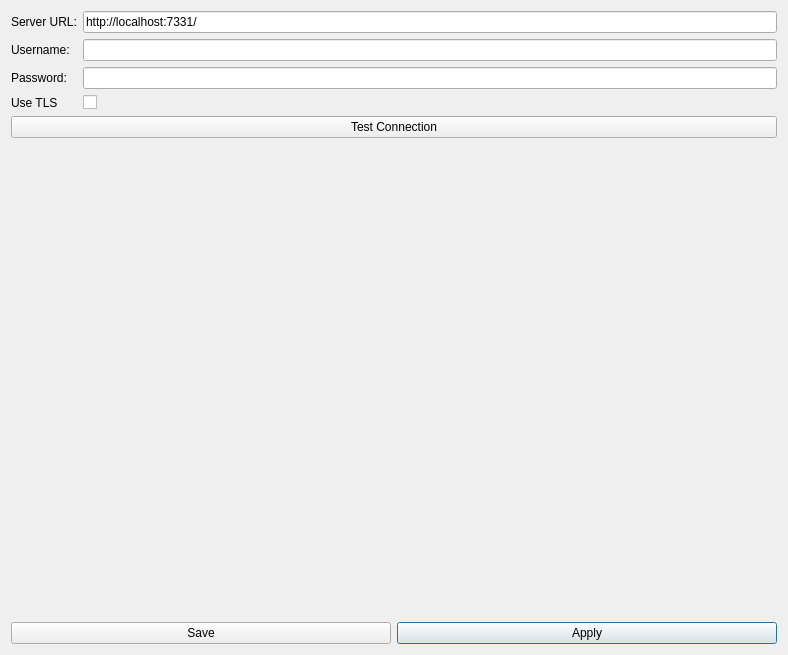
<?xml version="1.0" encoding="UTF-8"?>
<ui version="4.0">
 <class>Dialog</class>
 <widget class="QDialog" name="Dialog">
  <property name="geometry">
   <rect>
    <x>0</x>
    <y>0</y>
    <width>788</width>
    <height>655</height>
   </rect>
  </property>
  <property name="windowTitle">
   <string>Settings</string>
  </property>
  <layout class="QGridLayout" name="gridLayout">
   <item row="2" column="0">
    <spacer name="verticalSpacer">
     <property name="orientation">
      <enum>Qt::Vertical</enum>
     </property>
     <property name="sizeHint" stdset="0">
      <size>
       <width>20</width>
       <height>40</height>
      </size>
     </property>
    </spacer>
   </item>
   <item row="0" column="0" colspan="2">
    <layout class="QFormLayout" name="formLayout">
     <item row="0" column="0">
      <widget class="QLabel" name="label">
       <property name="text">
        <string>Server URL:</string>
       </property>
      </widget>
     </item>
     <item row="0" column="1">
      <widget class="QLineEdit" name="url_line_edit">
       <property name="text">
        <string>http://localhost:7331/</string>
       </property>
      </widget>
     </item>
     <item row="1" column="0">
      <widget class="QLabel" name="label_2">
       <property name="text">
        <string>Username:</string>
       </property>
      </widget>
     </item>
     <item row="1" column="1">
      <widget class="QLineEdit" name="username_line_edit"/>
     </item>
     <item row="2" column="0">
      <widget class="QLabel" name="label_3">
       <property name="text">
        <string>Password:</string>
       </property>
      </widget>
     </item>
     <item row="2" column="1">
      <widget class="QLineEdit" name="password_line_edit">
       <property name="echoMode">
        <enum>QLineEdit::Password</enum>
       </property>
      </widget>
     </item>
     <item row="3" column="0">
      <widget class="QLabel" name="label_4">
       <property name="text">
        <string>Use TLS</string>
       </property>
      </widget>
     </item>
     <item row="3" column="1">
      <widget class="QCheckBox" name="use_tls_check_box">
       <property name="text">
        <string/>
       </property>
      </widget>
     </item>
    </layout>
   </item>
   <item row="3" column="1">
    <widget class="QPushButton" name="apply_button">
     <property name="text">
      <string>Apply</string>
     </property>
    </widget>
   </item>
   <item row="3" column="0">
    <widget class="QPushButton" name="save_button">
     <property name="text">
      <string>Save</string>
     </property>
    </widget>
   </item>
   <item row="1" column="0" colspan="2">
    <widget class="QPushButton" name="test_connection_button">
     <property name="text">
      <string>Test Connection</string>
     </property>
    </widget>
   </item>
  </layout>
 </widget>
 <resources/>
 <connections>
  <connection>
   <sender>test_connection_button</sender>
   <signal>clicked()</signal>
   <receiver>Dialog</receiver>
   <slot>test_connection()</slot>
   <hints>
    <hint type="sourcelabel">
     <x>490</x>
     <y>140</y>
    </hint>
    <hint type="destinationlabel">
     <x>647</x>
     <y>289</y>
    </hint>
   </hints>
  </connection>
  <connection>
   <sender>apply_button</sender>
   <signal>clicked()</signal>
   <receiver>Dialog</receiver>
   <slot>apply()</slot>
   <hints>
    <hint type="sourcelabel">
     <x>502</x>
     <y>629</y>
    </hint>
    <hint type="destinationlabel">
     <x>613</x>
     <y>512</y>
    </hint>
   </hints>
  </connection>
  <connection>
   <sender>save_button</sender>
   <signal>clicked()</signal>
   <receiver>Dialog</receiver>
   <slot>save()</slot>
   <hints>
    <hint type="sourcelabel">
     <x>285</x>
     <y>622</y>
    </hint>
    <hint type="destinationlabel">
     <x>615</x>
     <y>440</y>
    </hint>
   </hints>
  </connection>
 </connections>
 <slots>
  <slot>test_connection()</slot>
  <slot>save()</slot>
  <slot>apply()</slot>
 </slots>
</ui>
